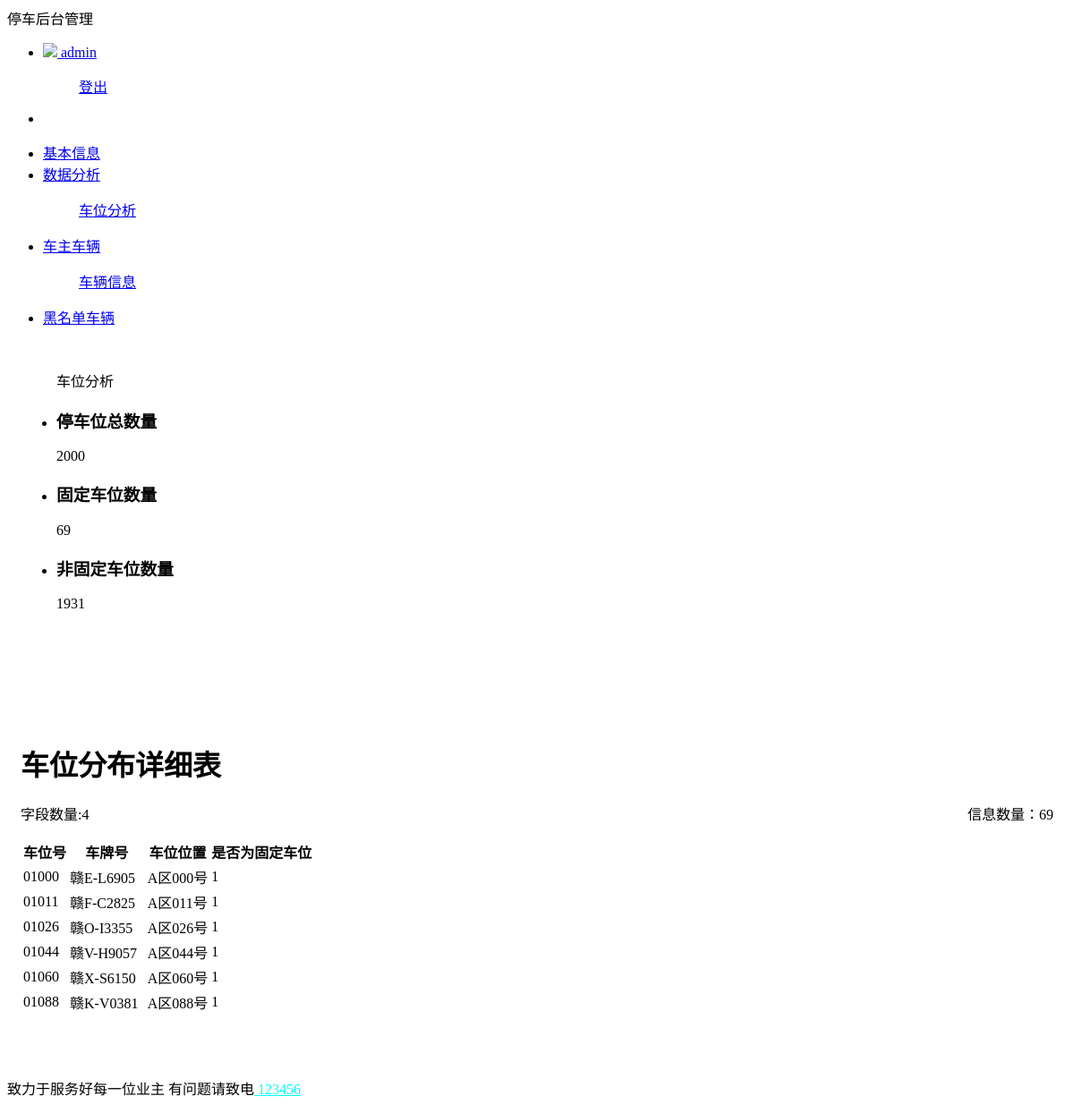
/ParkingManagementSystem/domain/carA.php (signed in), run on the app's committed database.
### tables this page shows
CREATE TABLE `baseinfo` (
  `cfs` int(11) NOT NULL COMMENT '车位分区数量',
  `cws` int(11) NOT NULL COMMENT '每个分区车位数量',
  `ls` int(11) NOT NULL COMMENT '小区楼栋数',
  `dys` int(11) NOT NULL COMMENT '楼栋单元数',
  `cs` int(11) NOT NULL COMMENT '单元层数',
  `hs` int(11) NOT NULL COMMENT '层户数'
);

CREATE TABLE `stall` (
  `stallID` varchar(5) NOT NULL,
  `carID` varchar(10) DEFAULT NULL COMMENT '车牌',
  `space` varchar(30) DEFAULT NULL,
  `isfixed` tinyint(1) NOT NULL DEFAULT '0'
);

### ParkingManagementSystem/domain/carA.php (the view, shortened to what this page needs)
<?php
    include '../connect.php';
?>
<!DOCTYPE html>
<html>
<head>
    <link href="//cdn.staticfile.net/layui/2.9.11/css/layui.css" rel="stylesheet">
    <link href="../css/scrollable.css" rel="stylesheet">
</head>
<body>
    <div class="layui-layout layui-layout-admin">
        <div class="layui-header">
            <div class="layui-logo layui-hide-xs layui-bg-black">停车后台管理</div>
            <ul class="layui-nav layui-layout-right">
                <li class="layui-nav-item layui-hide layui-show-sm-inline-block">
                    <a href="javascript:;">
                        <img src="//unpkg.com/outeres@0.0.10/img/layui/icon-v2.png" class="layui-nav-img">
                        <?php echo $_SESSION['username'];?>
                    </a>
                    <dl class="layui-nav-child">
                        <dd><a href="../login.php">登出</a></dd>
                    </dl>
                </li>
                <li class="layui-nav-item" lay-header-event="menuRight" lay-unselect>
                </li>
            </ul>
        </div>
        <div class="layui-side layui-bg-black">
            <div class="layui-side-scroll">
            <ul class="layui-nav layui-nav-tree" lay-filter="test">
                <li class="layui-nav-item"><a href="baseinfo.php">基本信息</a></li>
                <li class="layui-nav-item">
                    <a class="" href="javascript:;">数据分析</a>
                    <dl class="layui-nav-child">
                        <dd><a href="carA.php">车位分析 </a></dd>
                    </dl>
                </li>
                <li class="layui-nav-item">
                    <a href="javascript:;">车主车辆</a>
                    <dl class="layui-nav-child">
                        <dd><a href="carInfo.php">车辆信息</a></dd>
                    </dl>
                </li>
                <li class="layui-nav-item"><a href="blackCar.php">黑名单车辆</a></li>
            </ul>
            </div>
        </div>
        <div class="layui-body">
            <div style="padding: 15px;">
            <blockquote class="layui-elem-quote layui-text">
                车位分析
            </blockquote>
            <div class="layui-card layui-panel">
                <div class="layui-card-body">
                    <?php
                        $sql1 = "SELECT COUNT(stallID) as num FROM stall WHERE isfixed='1'";
                        $sql2 = "SELECT * FROM baseinfo";
                        $retval1 = mysqli_query($conn, $sql1);
                        $retval2 = mysqli_query($conn, $sql2);
                        $row1 = mysqli_fetch_assoc($retval1);
                        $row2 = mysqli_fetch_assoc($retval2);
                        $totlecw = $row2['cfs']*$row2['cws'];
                    ?>
                    <div class="layui-card-body">
                        <ul class="layui-row layui-col-space10 layui-this">
                            <li class="layui-col-xs3">
                                <h3>停车位总数量</h3>
                                <p><?php echo $totlecw; ?></p>
                            </li>
                            <li class="layui-col-xs3">
                                <h3>固定车位数量</h3>
                                <p><?php echo $row1['num']; ?></p>
                            </li>
                            <li class="layui-col-xs3">
                                <h3>非固定车位数量</h3>
                                <p><?php echo $totlecw-$row1['num']; ?></p>
                            </li>
                        </ul>
                    </div>
                    <br></br><br></br><br></br>
                    <div>
                        <?php
                            $sql = 'select * from stall where isfixed = 1 order by stallID ';
                            $tableMeta = $conn->query("DESCRIBE stall");
                            $retval = mysqli_query($conn, $sql);
                            $row_length = mysqli_num_rows($retval);
                            echo "<h1>车位分布详细表</h1>";
                            echo "<p>
                                    <span style='float: left;'>字段数量:". $tableMeta->num_rows."</span>
                                    <span style='float: right;'>信息数量：".$row_length."</span>
                                    <div style='clear: both;'></div>
                                </p>";
                            ?>
                            <div class=" scrollable-div">
                                <table class="layui-table" lay-skin="line">
                                    <tr>
                                        <th>车位号</th>
                                        <th>车牌号</th>
                                        <th>车位位置</th>
                                        <th>是否为固定车位</th>
                                    </tr>
                                    <?php
                                        while ($row = mysqli_fetch_assoc($retval)) {
                                            echo '<tr>';
                                            foreach ($row as $value) {
                                                echo '<td>' . htmlspecialchars($value, ENT_QUOTES, 'UTF-8') . '</td>';
                                            }
                                            echo '</tr>';
                                        }
                                    ?>
                                </table>
                            </div>
                    </div>
                </div>
            <br><br>
            </div>
        </div>
        <div class="layui-footer">
            <p>致力于服务好每一位业主 有问题请致电<a href="https://www.bilibili.com/" style="color: cyan;"> 123456</a></p>
        </div>
    </div>
</body>
</html>

### ParkingManagementSystem/css/scrollable.css (style rules this page uses)
.scrollable-div { max-height: 200px; overflow-y: auto; }

### data on the page
baseinfo: totlecw "2000"
stall: stallID "01000", carID "赣E-L6905", space "A区000号", isfixed "1"
stall: stallID "01011", carID "赣F-C2825", space "A区011号", isfixed "1"
stall: stallID "01026", carID "赣O-I3355", space "A区026号", isfixed "1"
stall: stallID "01044", carID "赣V-H9057", space "A区044号", isfixed "1"
stall: stallID "01060", carID "赣X-S6150", space "A区060号", isfixed "1"
stall: stallID "01088", carID "赣K-V0381", space "A区088号", isfixed "1"

### other printed values
$_SESSION['username'] "admin"
$row1['num'] "69"
$totlecw-$row1['num'] "1931"
$tableMeta->num_rows "4"
$row_length "69"
